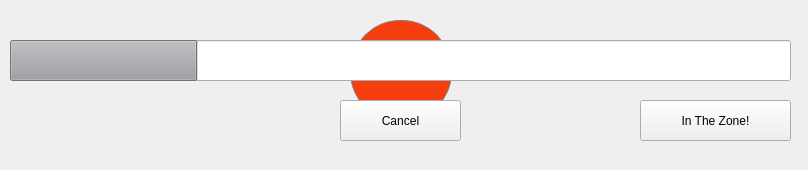
<?xml version="1.0" encoding="UTF-8"?>
<ui version="4.0">
 <class>Form</class>
 <widget class="QWidget" name="Form">
  <property name="geometry">
   <rect>
    <x>0</x>
    <y>0</y>
    <width>808</width>
    <height>170</height>
   </rect>
  </property>
  <property name="windowTitle">
   <string>Form</string>
  </property>
  <widget class="QPushButton" name="btnZone">
   <property name="geometry">
    <rect>
     <x>640</x>
     <y>100</y>
     <width>151</width>
     <height>41</height>
    </rect>
   </property>
   <property name="toolTip">
    <string>Activate In The Zone mode</string>
   </property>
   <property name="styleSheet">
    <string notr="true"/>
   </property>
   <property name="text">
    <string>In The Zone!</string>
   </property>
   <property name="checkable">
    <bool>true</bool>
   </property>
  </widget>
  <widget class="QPushButton" name="btnStart">
   <property name="geometry">
    <rect>
     <x>350</x>
     <y>20</y>
     <width>102</width>
     <height>102</height>
    </rect>
   </property>
   <property name="palette">
    <palette>
     <active>
      <colorrole role="WindowText">
       <brush brushstyle="SolidPattern">
        <color alpha="255">
         <red>255</red>
         <green>255</green>
         <blue>255</blue>
        </color>
       </brush>
      </colorrole>
      <colorrole role="Button">
       <brush brushstyle="SolidPattern">
        <color alpha="255">
         <red>245</red>
         <green>61</green>
         <blue>13</blue>
        </color>
       </brush>
      </colorrole>
      <colorrole role="Text">
       <brush brushstyle="SolidPattern">
        <color alpha="255">
         <red>255</red>
         <green>255</green>
         <blue>255</blue>
        </color>
       </brush>
      </colorrole>
      <colorrole role="ButtonText">
       <brush brushstyle="SolidPattern">
        <color alpha="255">
         <red>255</red>
         <green>255</green>
         <blue>255</blue>
        </color>
       </brush>
      </colorrole>
      <colorrole role="Base">
       <brush brushstyle="SolidPattern">
        <color alpha="255">
         <red>245</red>
         <green>61</green>
         <blue>13</blue>
        </color>
       </brush>
      </colorrole>
      <colorrole role="Window">
       <brush brushstyle="SolidPattern">
        <color alpha="255">
         <red>245</red>
         <green>61</green>
         <blue>13</blue>
        </color>
       </brush>
      </colorrole>
     </active>
     <inactive>
      <colorrole role="WindowText">
       <brush brushstyle="SolidPattern">
        <color alpha="255">
         <red>255</red>
         <green>255</green>
         <blue>255</blue>
        </color>
       </brush>
      </colorrole>
      <colorrole role="Button">
       <brush brushstyle="SolidPattern">
        <color alpha="255">
         <red>245</red>
         <green>61</green>
         <blue>13</blue>
        </color>
       </brush>
      </colorrole>
      <colorrole role="Text">
       <brush brushstyle="SolidPattern">
        <color alpha="255">
         <red>255</red>
         <green>255</green>
         <blue>255</blue>
        </color>
       </brush>
      </colorrole>
      <colorrole role="ButtonText">
       <brush brushstyle="SolidPattern">
        <color alpha="255">
         <red>255</red>
         <green>255</green>
         <blue>255</blue>
        </color>
       </brush>
      </colorrole>
      <colorrole role="Base">
       <brush brushstyle="SolidPattern">
        <color alpha="255">
         <red>245</red>
         <green>61</green>
         <blue>13</blue>
        </color>
       </brush>
      </colorrole>
      <colorrole role="Window">
       <brush brushstyle="SolidPattern">
        <color alpha="255">
         <red>245</red>
         <green>61</green>
         <blue>13</blue>
        </color>
       </brush>
      </colorrole>
     </inactive>
     <disabled>
      <colorrole role="WindowText">
       <brush brushstyle="SolidPattern">
        <color alpha="255">
         <red>255</red>
         <green>255</green>
         <blue>255</blue>
        </color>
       </brush>
      </colorrole>
      <colorrole role="Button">
       <brush brushstyle="SolidPattern">
        <color alpha="255">
         <red>245</red>
         <green>61</green>
         <blue>13</blue>
        </color>
       </brush>
      </colorrole>
      <colorrole role="Text">
       <brush brushstyle="SolidPattern">
        <color alpha="255">
         <red>255</red>
         <green>255</green>
         <blue>255</blue>
        </color>
       </brush>
      </colorrole>
      <colorrole role="ButtonText">
       <brush brushstyle="SolidPattern">
        <color alpha="255">
         <red>255</red>
         <green>255</green>
         <blue>255</blue>
        </color>
       </brush>
      </colorrole>
      <colorrole role="Base">
       <brush brushstyle="SolidPattern">
        <color alpha="255">
         <red>245</red>
         <green>61</green>
         <blue>13</blue>
        </color>
       </brush>
      </colorrole>
      <colorrole role="Window">
       <brush brushstyle="SolidPattern">
        <color alpha="255">
         <red>245</red>
         <green>61</green>
         <blue>13</blue>
        </color>
       </brush>
      </colorrole>
     </disabled>
    </palette>
   </property>
   <property name="font">
    <font>
     <family>Oxygen-Sans</family>
     <pointsize>18</pointsize>
     <weight>75</weight>
     <bold>true</bold>
    </font>
   </property>
   <property name="styleSheet">
    <string notr="true">background-color: rgb(245, 61, 13);
border-style: solid;
border-width:1px;
border-radius:50px;
border-color: grey;
max-width:100px;
max-height:100px;
min-width:100px;
min-height:100px;
color: white;
</string>
   </property>
   <property name="text">
    <string>Start</string>
   </property>
  </widget>
  <widget class="QLabel" name="labelTimer">
   <property name="geometry">
    <rect>
     <x>370</x>
     <y>50</y>
     <width>81</width>
     <height>21</height>
    </rect>
   </property>
   <property name="font">
    <font>
     <pointsize>20</pointsize>
    </font>
   </property>
   <property name="text">
    <string>23:11</string>
   </property>
  </widget>
  <widget class="QLineEdit" name="leDoneTask">
   <property name="geometry">
    <rect>
     <x>220</x>
     <y>40</y>
     <width>321</width>
     <height>41</height>
    </rect>
   </property>
   <property name="readOnly">
    <bool>true</bool>
   </property>
   <property name="placeholderText">
    <string>Enter what you have just done or select TODO item</string>
   </property>
  </widget>
  <widget class="QProgressBar" name="progressBar">
   <property name="geometry">
    <rect>
     <x>10</x>
     <y>40</y>
     <width>781</width>
     <height>41</height>
    </rect>
   </property>
   <property name="palette">
    <palette>
     <active>
      <colorrole role="Highlight">
       <brush brushstyle="SolidPattern">
        <color alpha="255">
         <red>160</red>
         <green>160</green>
         <blue>164</blue>
        </color>
       </brush>
      </colorrole>
     </active>
     <inactive>
      <colorrole role="Highlight">
       <brush brushstyle="SolidPattern">
        <color alpha="255">
         <red>160</red>
         <green>160</green>
         <blue>164</blue>
        </color>
       </brush>
      </colorrole>
     </inactive>
     <disabled>
      <colorrole role="Highlight">
       <brush brushstyle="SolidPattern">
        <color alpha="255">
         <red>145</red>
         <green>141</green>
         <blue>126</blue>
        </color>
       </brush>
      </colorrole>
     </disabled>
    </palette>
   </property>
   <property name="value">
    <number>24</number>
   </property>
   <property name="format">
    <string/>
   </property>
  </widget>
  <widget class="QPushButton" name="btnCancel">
   <property name="geometry">
    <rect>
     <x>340</x>
     <y>100</y>
     <width>121</width>
     <height>41</height>
    </rect>
   </property>
   <property name="text">
    <string>Cancel</string>
   </property>
  </widget>
 </widget>
 <resources/>
 <connections/>
</ui>
